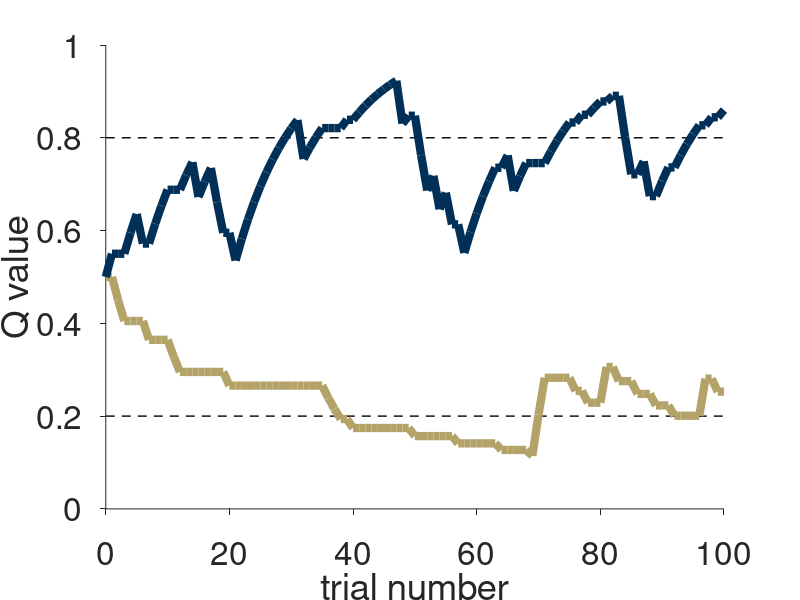

This figure's MATLAB source:
% number of trials
T = 100; 
% payoff probabilities for bandits
p = [0.2 0.8];
c = 1; % example choice, chose 1
r = binornd(1, p(c))
c = 2;  % example choice, chose 2
r = binornd(1, p(c))

% learning rate
alpha = 0.1;
 
% softmax parameter
beta = 2;

% initial values
Q(1,:) = [0.5 0.5];

% trial counter
t = 1;

% compute choice probability
cp(t,:) = exp(beta * Q(t,:));
cp(t,:) = cp(t,:) / sum(cp(t,:))

mnrnd(1,cp(t,:))

% make a choice
choice(t) = find(mnrnd(1,cp(t,:)))

% sample reward
r(t) = binornd(1, p(choice(t)))

% update values
Q(t+1,:) = Q(t,:); % set all values equal to start so that unchosen value stays the same
Q(t+1,choice(t)) = Q(t,choice(t)) + alpha * (r(t) - Q(t,choice(t))) % update chosen value

for t = 1:T
 
    % compute choice probability
    cp(t,:) = exp(beta * Q(t,:));
    cp(t,:) = cp(t,:) / sum(cp(t,:));
 
    % make a choice
    choice(t) = find(mnrnd(1,cp(t,:)));
 
    % sample reward
    r(t) = binornd(1, p(choice(t)));
 
    % update values
    Q(t+1,:) = Q(t,:);
    Q(t+1,choice(t)) = Q(t,choice(t)) + alpha * (r(t) - Q(t,choice(t)));
 
end


clf; 
hold on;
GTgold = [179, 163, 105] / 255;
GTblue = [0, 48, 87] / 255;
 
plot([0 T], [1 1]*p(1), 'k--', 'linewidth', 1);
plot([0 T], [1 1]*p(2), 'k--', 'linewidth', 1);
l = plot([0:T], Q,'-', 'linewidth', 6);
ylabel('Q value')
xlabel('trial number')
ylim([0 1]);
set(gca, 'tickdir', 'out', 'fontsize', 24);
 
set(l(1,:), 'color', GTgold)
set(l(2,:), 'color', GTblue)


%Adjusting the learning rate alpha impacts the agent's speed of learning 
% and the stability of its value estimates. A low alpha close to 0 causes 
% the agent to update its estimates slowly, heavily weighting past 
% experiences and leading to stable but potentially outdated values. 
% Conversely, a high alpha near 1 makes the agent rapidly adjust its 
% estimates based on recent rewards, resulting in quick learning but 
% increased volatility due to sensitivity to noise. Selecting an appropriate 
% alpha balances the trade-off between learning efficiency and stability.

%Varying the softmax parameter beta influences the agent's 
% exploration-exploitation balance. Lower beta values make action
% selection more random, promoting exploration and allowing the agent 
% to learn accurate values by sampling all actions extensively, but may 
% lead to lower immediate rewards. Higher beta values (e.g., 10) cause the 
% agent to favor actions with higher estimated values, enhancing performance 
% in terms of maximizing cumulative rewards if the estimates are accurate. 
% However, excessive exploitation can hinder learning by reducing exploration 
% and potentially causing the agent to overlook better actions. 
% Thus, lower beta values are better for learning accurate values, 
% while higher beta values improve reward maximization through exploitation.